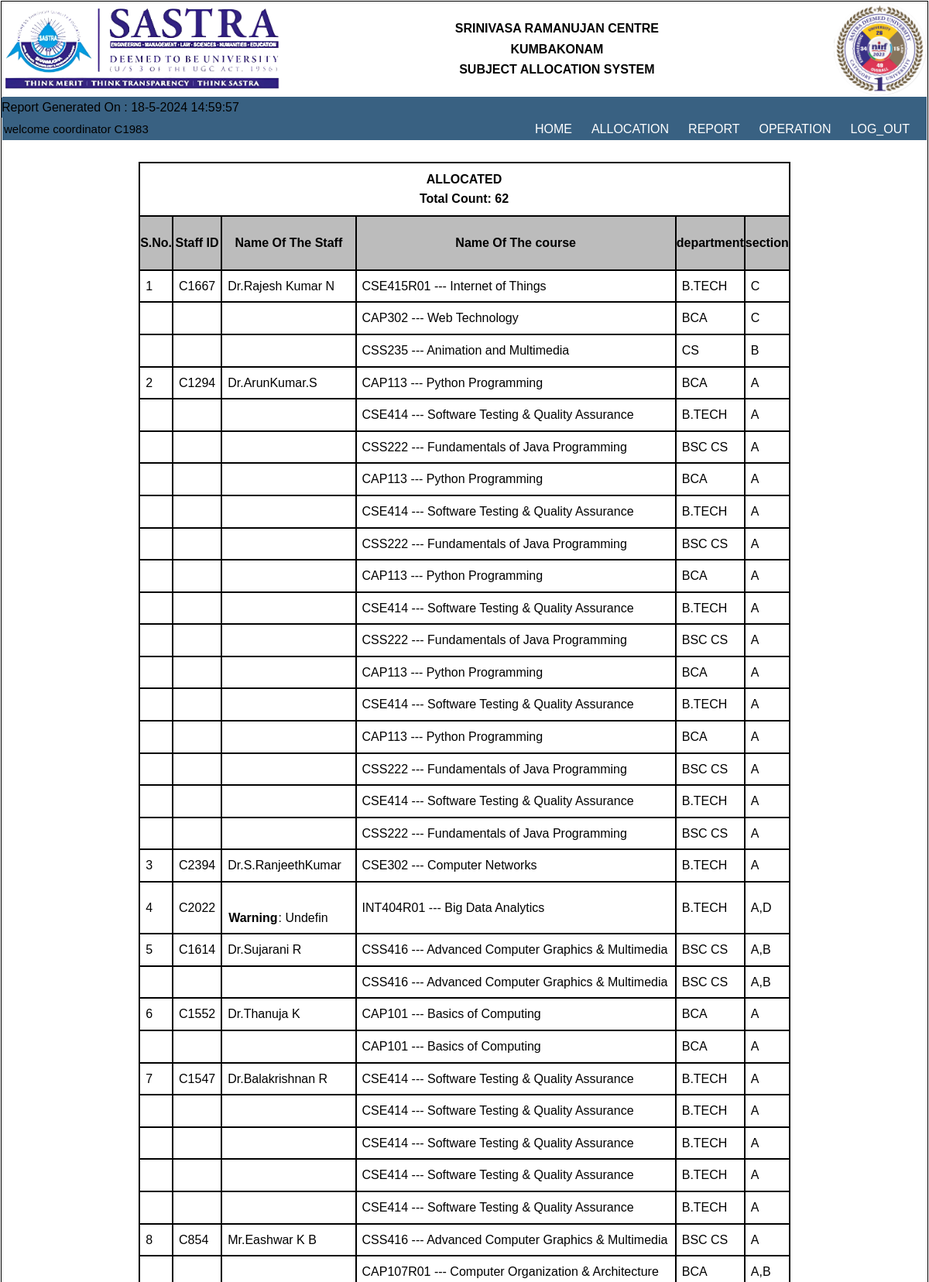
The app's page /yet_coor.php (signed in, upper part) with its own data.
### tables this page shows
CREATE TABLE `allocation` (
  `fac_id` varchar(10) NOT NULL,
  `fac_name` varchar(30) NOT NULL,
  `course_name` mediumtext NOT NULL,
  `dept` varchar(30) NOT NULL,
  `section` varchar(30) NOT NULL
);

### Ind_DateTime.php (called while the page is built, shortened)
<?php
    $dt = date("j-n-Y G:i:s ",time());
 ?>

### yet_coor.php (the view, shortened to what this page needs)
<?php
 include 'Sub_DB_Connect.php';
 include 'Ind_DateTime.php';
 require 'logohead.php';
 if(!isset($_SESSION["myname"])){
  echo "authentication ";
}
else if($_SESSION['user_type']=='Admin' || $_SESSION['user_type']=='coordinator') {
?>
<html>
<head>
<body> <div >
        <div  class="navbar">
                <?php
                    print("Report Generated On : " . $dt);
                ?>
        </div>
</div>
<nav>
<ul>
  <li><p class="welcome" style='color:black;' >welcome coordinator <?=$_SESSION['myname']?></p>
  </li>
<li id="log">
    <a href="main_logout.php">LOG_OUT</a>
  </li>
    <li id='log'>
    <a href="#">OPERATION</a>
  </li>
  <li id='log'>
    <a href="#">REPORT</a>
  </li>
  <li id='log'><a href="allocation.php">ALLOCATION</a></li>
  <li id='log'><a href='coor.php'>HOME</a></li>
</ul>
</nav>
<br>
<?php
    $sqlSelect="SELECT * FROM `allocation`";
    $record_set = $db->query($sqlSelect);
    $count=$record_set->num_rows;
$prev_staff_id = null;
$prev_staff_name = null;
echo "<center><TABLE border=2>";
echo "<tr><td colspan=6><center><Font size=5><b>ALLOCATED </font><br>Total Count: " . ($count) . "</b>";
echo "<tr> <th  >S.No.</th>";
echo "<th >Staff ID</th>";
echo "<th >Name Of The Staff</th>";
echo "<th>Name Of The course</th>";
echo "<th>department</th>";
echo "<th>section</th>";
$i = 0;
while ($row = $record_set->fetch_assoc()) {
    $sn = $row['fac_id'];
    $un = $row['fac_name'];
    $un1 = $row['course_name'];
    $un2 = $row['dept'];
    $un3 = $row['section'];
    if ($sn != 'Admin') {
        if ($sn != $prev_staff_id || $un != $prev_staff_name) {
          $i = $i + 1;
            echo "<tr>";
            print "<td rowspan='1'>$i</td>";
            print "<td  rowspan='1'>$sn</td>";
            print "<td rowspan='1'>$un</td>";
        } else {
            echo "<tr>";
            echo "<td rowspan='1'></td>";
            echo "<td rowspan='1'></td>";
            echo "<td rowspan='1'></td>";
        }
        print "<td>$un1</td>";
        print "<td>$un2</td>";
        print "<td>$un3</td>";
        echo "</tr>";
        $prev_staff_id = $sn;
        $prev_staff_name = $un;
    }
}
echo "</TABLE>";
?>
</body>
</html>
<?php
}
else{
  echo"authorization";
}
?>

### records on screen
allocation: fac "C1667", fac_name "Dr.Rajesh Kumar N", course_name "CSE415R01 --- Internet of Things", dept "B.TECH", section "C"
allocation: course_name "CAP302 --- Web Technology", dept "BCA", section "C"
allocation: course_name "CSS235 --- Animation and Multimedia", dept "CS", section "B"
allocation: fac "C1294", fac_name "Dr.ArunKumar.S", course_name "CAP113 --- Python Programming", dept "BCA", section "A"
allocation: course_name "CSE414 --- Software Testing & Quality Assurance", dept "B.TECH", section "A"
allocation: course_name "CSS222 --- Fundamentals of Java Programming", dept "BSC CS", section "A"
allocation: course_name "CAP113 --- Python Programming", dept "BCA", section "A"
allocation: course_name "CSE414 --- Software Testing & Quality Assurance", dept "B.TECH", section "A"
allocation: course_name "CSS222 --- Fundamentals of Java Programming", dept "BSC CS", section "A"
allocation: course_name "CAP113 --- Python Programming", dept "BCA", section "A"
allocation: course_name "CSE414 --- Software Testing & Quality Assurance", dept "B.TECH", section "A"
allocation: course_name "CSS222 --- Fundamentals of Java Programming", dept "BSC CS", section "A"
allocation: course_name "CAP113 --- Python Programming", dept "BCA", section "A"
allocation: course_name "CSE414 --- Software Testing & Quality Assurance", dept "B.TECH", section "A"
allocation: course_name "CAP113 --- Python Programming", dept "BCA", section "A"
allocation: course_name "CSS222 --- Fundamentals of Java Programming", dept "BSC CS", section "A"
allocation: course_name "CSE414 --- Software Testing & Quality Assurance", dept "B.TECH", section "A"
allocation: course_name "CSS222 --- Fundamentals of Java Programming", dept "BSC CS", section "A"
allocation: fac "C2394", fac_name "Dr.S.RanjeethKumar", course_name "CSE302 --- Computer Networks", dept "B.TECH", section "A"
allocation: fac "C2022", fac_name "Warning : Undefin", course_name "INT404R01 --- Big Data Analytics", dept "B.TECH", section "A,D"
allocation: fac "C1614", fac_name "Dr.Sujarani R", course_name "CSS416 --- Advanced Computer Graphics & Multimedia", dept "BSC CS", section "A,B"
allocation: course_name "CSS416 --- Advanced Computer Graphics & Multimedia", dept "BSC CS", section "A,B"
allocation: fac "C1552", fac_name "Dr.Thanuja K", course_name "CAP101 --- Basics of Computing", dept "BCA", section "A"
allocation: course_name "CAP101 --- Basics of Computing", dept "BCA", section "A"
allocation: fac "C1547", fac_name "Dr.Balakrishnan R", course_name "CSE414 --- Software Testing & Quality Assurance", dept "B.TECH", section "A"
allocation: course_name "CSE414 --- Software Testing & Quality Assurance", dept "B.TECH", section "A"
allocation: course_name "CSE414 --- Software Testing & Quality Assurance", dept "B.TECH", section "A"
allocation: course_name "CSE414 --- Software Testing & Quality Assurance", dept "B.TECH", section "A"
allocation: course_name "CSE414 --- Software Testing & Quality Assurance", dept "B.TECH", section "A"
allocation: fac "C854", fac_name "Mr.Eashwar K B", course_name "CSS416 --- Advanced Computer Graphics & Multimedia", dept "BSC CS", section "A"
allocation: course_name "CAP107R01 --- Computer Organization & Architecture", dept "BCA", section "A,B"

### other values on screen
$dt "18-5-2024 14:59:57"
$_SESSION['myname'] "C1983"
$count "62"
